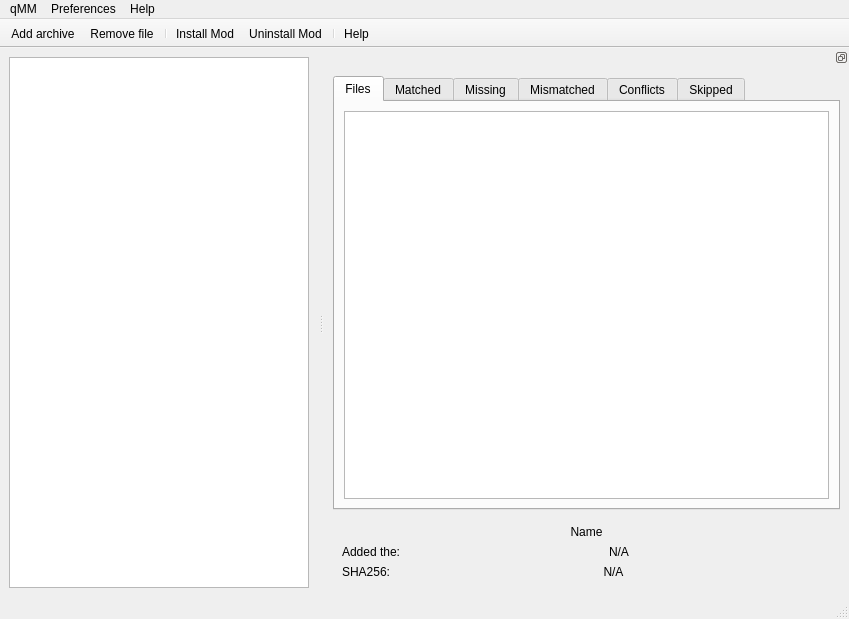
<?xml version="1.0" encoding="UTF-8"?>
<ui version="4.0">
 <class>MainWindow</class>
 <widget class="QMainWindow" name="MainWindow">
  <property name="geometry">
   <rect>
    <x>0</x>
    <y>0</y>
    <width>849</width>
    <height>619</height>
   </rect>
  </property>
  <property name="contextMenuPolicy">
   <enum>Qt::PreventContextMenu</enum>
  </property>
  <property name="windowTitle">
   <string>MainWindow</string>
  </property>
  <widget class="QWidget" name="centralwidget">
   <layout class="QVBoxLayout" name="verticalLayout_3">
    <item>
     <widget class="QWidget" name="widget" native="true">
      <property name="sizePolicy">
       <sizepolicy hsizetype="MinimumExpanding" vsizetype="Preferred">
        <horstretch>0</horstretch>
        <verstretch>0</verstretch>
       </sizepolicy>
      </property>
      <property name="minimumSize">
       <size>
        <width>300</width>
        <height>200</height>
       </size>
      </property>
      <layout class="QVBoxLayout" name="verticalLayout">
       <property name="leftMargin">
        <number>0</number>
       </property>
       <property name="topMargin">
        <number>0</number>
       </property>
       <property name="rightMargin">
        <number>0</number>
       </property>
       <property name="bottomMargin">
        <number>0</number>
       </property>
       <item>
        <widget class="QListWidget" name="listWidget">
         <property name="toolTip">
          <string>Use the + or - button to add or remove items from the list.</string>
         </property>
         <property name="resizeMode">
          <enum>QListView::Adjust</enum>
         </property>
        </widget>
       </item>
      </layout>
     </widget>
    </item>
   </layout>
  </widget>
  <widget class="QStatusBar" name="statusbar"/>
  <widget class="QToolBar" name="toolBar">
   <property name="sizePolicy">
    <sizepolicy hsizetype="Expanding" vsizetype="Expanding">
     <horstretch>0</horstretch>
     <verstretch>0</verstretch>
    </sizepolicy>
   </property>
   <property name="contextMenuPolicy">
    <enum>Qt::PreventContextMenu</enum>
   </property>
   <property name="windowTitle">
    <string>toolBar</string>
   </property>
   <property name="movable">
    <bool>false</bool>
   </property>
   <property name="allowedAreas">
    <set>Qt::TopToolBarArea</set>
   </property>
   <property name="floatable">
    <bool>false</bool>
   </property>
   <attribute name="toolBarArea">
    <enum>TopToolBarArea</enum>
   </attribute>
   <attribute name="toolBarBreak">
    <bool>false</bool>
   </attribute>
   <addaction name="actionOpen"/>
   <addaction name="actionRemove_file"/>
   <addaction name="separator"/>
   <addaction name="actionInstall_Mod"/>
   <addaction name="actionUninstall_Mod"/>
   <addaction name="separator"/>
   <addaction name="actionHelp"/>
  </widget>
  <widget class="QDockWidget" name="dockWidget">
   <property name="minimumSize">
    <size>
     <width>525</width>
     <height>256</height>
    </size>
   </property>
   <property name="features">
    <set>QDockWidget::DockWidgetFloatable|QDockWidget::DockWidgetMovable</set>
   </property>
   <property name="allowedAreas">
    <set>Qt::RightDockWidgetArea</set>
   </property>
   <attribute name="dockWidgetArea">
    <number>2</number>
   </attribute>
   <widget class="QWidget" name="dockWidgetContents">
    <layout class="QVBoxLayout" name="verticalLayout_10">
     <item>
      <widget class="QTabWidget" name="tabWidget">
       <property name="currentIndex">
        <number>0</number>
       </property>
       <widget class="QWidget" name="tab_files">
        <attribute name="title">
         <string>Files</string>
        </attribute>
        <layout class="QVBoxLayout" name="verticalLayout_9">
         <item>
          <widget class="QPlainTextEdit" name="tab_files_content">
           <property name="undoRedoEnabled">
            <bool>false</bool>
           </property>
           <property name="readOnly">
            <bool>true</bool>
           </property>
          </widget>
         </item>
        </layout>
       </widget>
       <widget class="QWidget" name="tab_matched">
        <attribute name="title">
         <string>Matched</string>
        </attribute>
        <layout class="QVBoxLayout" name="verticalLayout_11">
         <item>
          <widget class="QPlainTextEdit" name="tab_matched_content">
           <property name="undoRedoEnabled">
            <bool>false</bool>
           </property>
           <property name="readOnly">
            <bool>true</bool>
           </property>
          </widget>
         </item>
        </layout>
       </widget>
       <widget class="QWidget" name="tab_missing">
        <attribute name="title">
         <string>Missing</string>
        </attribute>
        <layout class="QVBoxLayout" name="verticalLayout_12">
         <item>
          <widget class="QPlainTextEdit" name="tab_missing_content">
           <property name="undoRedoEnabled">
            <bool>false</bool>
           </property>
           <property name="readOnly">
            <bool>true</bool>
           </property>
          </widget>
         </item>
        </layout>
       </widget>
       <widget class="QWidget" name="tab_mismatched">
        <attribute name="title">
         <string>Mismatched</string>
        </attribute>
        <layout class="QVBoxLayout" name="verticalLayout_13">
         <item>
          <widget class="QPlainTextEdit" name="tab_mismatched_content">
           <property name="undoRedoEnabled">
            <bool>false</bool>
           </property>
           <property name="readOnly">
            <bool>true</bool>
           </property>
          </widget>
         </item>
        </layout>
       </widget>
       <widget class="QWidget" name="tab_conflicts">
        <attribute name="title">
         <string>Conflicts</string>
        </attribute>
        <layout class="QVBoxLayout" name="verticalLayout_14">
         <item>
          <widget class="QPlainTextEdit" name="tab_conflicts_content">
           <property name="undoRedoEnabled">
            <bool>false</bool>
           </property>
           <property name="readOnly">
            <bool>true</bool>
           </property>
          </widget>
         </item>
        </layout>
       </widget>
       <widget class="QWidget" name="tab_skipped">
        <attribute name="title">
         <string>Skipped</string>
        </attribute>
        <layout class="QVBoxLayout" name="verticalLayout_15">
         <item>
          <widget class="QPlainTextEdit" name="tab_skipped_content">
           <property name="undoRedoEnabled">
            <bool>false</bool>
           </property>
           <property name="readOnly">
            <bool>true</bool>
           </property>
          </widget>
         </item>
        </layout>
       </widget>
      </widget>
     </item>
     <item>
      <widget class="QWidget" name="detailed_information" native="true">
       <property name="minimumSize">
        <size>
         <width>500</width>
         <height>0</height>
        </size>
       </property>
       <layout class="QGridLayout" name="gridLayout">
        <item row="0" column="0" colspan="2">
         <layout class="QHBoxLayout" name="horizontalLayout">
          <item>
           <widget class="QLabel" name="content_name">
            <property name="text">
             <string>Name</string>
            </property>
            <property name="alignment">
             <set>Qt::AlignCenter</set>
            </property>
           </widget>
          </item>
         </layout>
        </item>
        <item row="2" column="0" colspan="2">
         <layout class="QHBoxLayout" name="horizontalLayout_5">
          <item>
           <widget class="QLabel" name="label_hashsum">
            <property name="text">
             <string>SHA256:</string>
            </property>
           </widget>
          </item>
          <item>
           <widget class="QLabel" name="content_hashsum">
            <property name="sizePolicy">
             <sizepolicy hsizetype="Expanding" vsizetype="Preferred">
              <horstretch>0</horstretch>
              <verstretch>0</verstretch>
             </sizepolicy>
            </property>
            <property name="text">
             <string>N/A</string>
            </property>
            <property name="alignment">
             <set>Qt::AlignCenter</set>
            </property>
            <property name="textInteractionFlags">
             <set>Qt::LinksAccessibleByMouse|Qt::TextSelectableByKeyboard|Qt::TextSelectableByMouse</set>
            </property>
           </widget>
          </item>
         </layout>
        </item>
        <item row="1" column="0" colspan="2">
         <layout class="QHBoxLayout" name="horizontalLayout_2">
          <item>
           <widget class="QLabel" name="label_added">
            <property name="text">
             <string>Added the:</string>
            </property>
           </widget>
          </item>
          <item>
           <widget class="QLabel" name="content_added">
            <property name="sizePolicy">
             <sizepolicy hsizetype="Expanding" vsizetype="Preferred">
              <horstretch>0</horstretch>
              <verstretch>0</verstretch>
             </sizepolicy>
            </property>
            <property name="text">
             <string>N/A</string>
            </property>
            <property name="alignment">
             <set>Qt::AlignCenter</set>
            </property>
           </widget>
          </item>
         </layout>
        </item>
       </layout>
      </widget>
     </item>
    </layout>
   </widget>
  </widget>
  <widget class="QMenuBar" name="menubar">
   <property name="geometry">
    <rect>
     <x>0</x>
     <y>0</y>
     <width>849</width>
     <height>23</height>
    </rect>
   </property>
   <widget class="QMenu" name="menuQMM">
    <property name="title">
     <string>qMM</string>
    </property>
    <addaction name="actionAdd_Archive"/>
    <addaction name="actionQuit"/>
   </widget>
   <widget class="QMenu" name="menuHelp">
    <property name="title">
     <string>Help</string>
    </property>
    <addaction name="actionAbout"/>
   </widget>
   <widget class="QMenu" name="menuPreferences">
    <property name="title">
     <string>Preferences</string>
    </property>
    <addaction name="actionSettings"/>
   </widget>
   <addaction name="menuQMM"/>
   <addaction name="menuPreferences"/>
   <addaction name="menuHelp"/>
  </widget>
  <action name="actionOpen">
   <property name="icon">
    <iconset resource="icons.qrc">
     <normaloff>:/icons/file-plus.svg</normaloff>:/icons/file-plus.svg</iconset>
   </property>
   <property name="text">
    <string>Add archive</string>
   </property>
  </action>
  <action name="actionQuit">
   <property name="text">
    <string>Quit</string>
   </property>
  </action>
  <action name="actionRemove_file">
   <property name="icon">
    <iconset resource="icons.qrc">
     <normaloff>:/icons/file-minus.svg</normaloff>:/icons/file-minus.svg</iconset>
   </property>
   <property name="text">
    <string>Remove file</string>
   </property>
  </action>
  <action name="actionHelp">
   <property name="icon">
    <iconset resource="icons.qrc">
     <normaloff>:/icons/help-circle.svg</normaloff>:/icons/help-circle.svg</iconset>
   </property>
   <property name="text">
    <string>Help</string>
   </property>
  </action>
  <action name="actionAdd_Archive">
   <property name="icon">
    <iconset resource="icons.qrc">
     <normaloff>:/icons/file-plus.svg</normaloff>:/icons/file-plus.svg</iconset>
   </property>
   <property name="text">
    <string>Add Archive</string>
   </property>
  </action>
  <action name="actionAbout">
   <property name="icon">
    <iconset resource="icons.qrc">
     <normaloff>:/icons/info.svg</normaloff>:/icons/info.svg</iconset>
   </property>
   <property name="text">
    <string>About qMM</string>
   </property>
  </action>
  <action name="actionSettings">
   <property name="text">
    <string>Settings</string>
   </property>
  </action>
  <action name="actionInstall_Mod">
   <property name="icon">
    <iconset resource="icons.qrc">
     <normaloff>:/icons/file-transfer.svg</normaloff>:/icons/file-transfer.svg</iconset>
   </property>
   <property name="text">
    <string>Install Mod</string>
   </property>
  </action>
  <action name="actionUninstall_Mod">
   <property name="icon">
    <iconset resource="icons.qrc">
     <normaloff>:/icons/file-forbid.svg</normaloff>:/icons/file-forbid.svg</iconset>
   </property>
   <property name="text">
    <string>Uninstall Mod</string>
   </property>
  </action>
 </widget>
 <resources>
  <include location="icons.qrc"/>
 </resources>
 <connections>
  <connection>
   <sender>actionAdd_Archive</sender>
   <signal>triggered()</signal>
   <receiver>actionOpen</receiver>
   <slot>trigger()</slot>
   <hints>
    <hint type="sourcelabel">
     <x>-1</x>
     <y>-1</y>
    </hint>
    <hint type="destinationlabel">
     <x>-1</x>
     <y>-1</y>
    </hint>
   </hints>
  </connection>
  <connection>
   <sender>actionQuit</sender>
   <signal>triggered()</signal>
   <receiver>MainWindow</receiver>
   <slot>close()</slot>
   <hints>
    <hint type="sourcelabel">
     <x>-1</x>
     <y>-1</y>
    </hint>
    <hint type="destinationlabel">
     <x>421</x>
     <y>320</y>
    </hint>
   </hints>
  </connection>
 </connections>
</ui>
